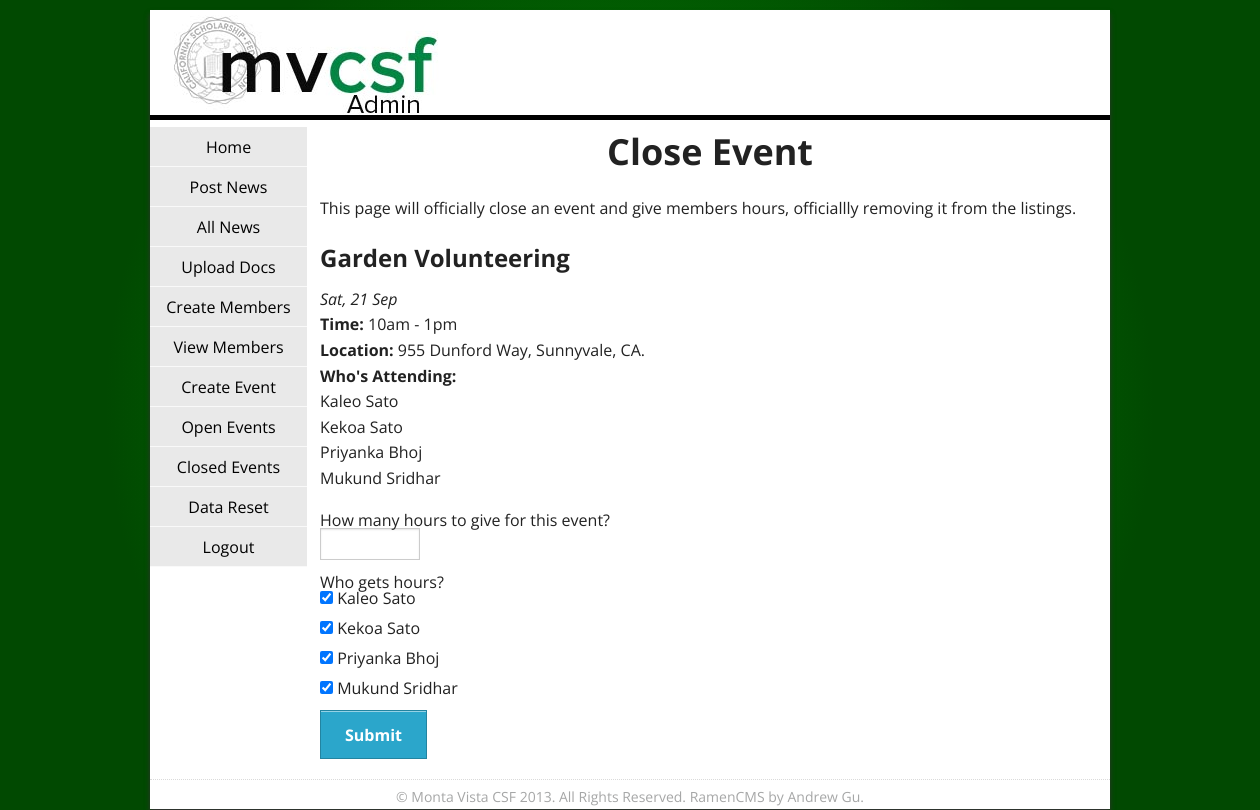
Screenshot of /admin/events_complete.php?id=4 (signed in) with the database file from the repository.
### tables this page shows
CREATE TABLE IF NOT EXISTS `activities` (
  `id` int(11) NOT NULL AUTO_INCREMENT,
  `name` text NOT NULL,
  `date` text NOT NULL,
  `desc` text NOT NULL,
  `users` text NOT NULL,
  `limit` int(11) NOT NULL DEFAULT '0',
  `close` tinyint(1) NOT NULL DEFAULT '0',
  `curr` int(11) NOT NULL DEFAULT '0',
  `complete` int(11) NOT NULL,
  `time` text NOT NULL,
  `location` text NOT NULL,
  PRIMARY KEY (`id`)
);

CREATE TABLE IF NOT EXISTS `user` (
  `studentid` varchar(15) NOT NULL,
  `name` text NOT NULL,
  `lastName` text NOT NULL,
  `email` text NOT NULL,
  `password` text NOT NULL,
  `hours` int(11) NOT NULL DEFAULT '0',
  `grade` int(11) NOT NULL,
  `admin` text NOT NULL,
  `phone` text NOT NULL,
  `image` text NOT NULL,
  PRIMARY KEY (`studentid`)
);

### admin/events_complete.php (the view, shortened to what this page needs)
<?php require_once("../included.php");
?>
<!DOCTYPE html>
<html>
	<head>
		<link rel="stylesheet" href="css/app.css">
		<link rel="stylesheet" href="css/styles.css">
	</head>
	<body>
		<div id="wrapper">
			<div id="banner">
				<img src="img/logo.jpg" />
			</div>
			<div id="content">
				<nav id="sidebar">
					<?php require_once("menu.php"); ?>
				</nav>
				<div id="mainContent">
					<h1>Close Event</h1>
					<p>This page will officially close an event and give members hours, officiallly removing it from the listings.</p>
					<?php
						$id = $_REQUEST['id'];
						$query = mysqli_query($conn, "SELECT * FROM  `activities` WHERE `id` = '$id' LIMIT 1");
						$act = mysqli_fetch_array($query) ;
						$index = $act['id'];
						$name = $act['name'];
						$time = $act['time'];
						$location = $act['location'];
						$date = date("D, j M", $act['date']);
						$users = substr($act['users'],1);
						$userarr = explode(",", $users);
						$users = "";
						foreach($userarr as $key=>$value){
							$ur = mysqli_query($conn, "SELECT * FROM `user` WHERE `studentid` = '$value' LIMIT 1");
							$ua = mysqli_fetch_array($ur);
							$firstName = $ua['name'];
							$lastName = $ua['lastName'];
							$fullName = $firstName." ".$lastName;
							$users .= "<br/>".$fullName;
						}
						echo "<div id='closeEvents'>";
						echo "<h2>$name</h2>";
						echo "<p><em>$date</em><br />";
						echo "<b>Time:</b> $time<br/>";
						echo "<b>Location: </b>$location<br/>";
						echo "<b>Who's Attending:</b>$users<br/>";
						echo "</p></div>";
					?>
					<form action="events_complete.php?id=<?= $index ?>" method="post" id="completeEvents">
					How many hours to give for this event?<br/><input name="hours" type="text" id="hours"/>
					<?php
						echo "Who gets hours? <br />";
						$query = mysqli_query($conn, "SELECT * FROM  `activities` WHERE `id` = '$id' LIMIT 1");
						$attNumber = 1;
						while ($row = mysqli_fetch_array($query)) {
							$attendees = substr($row['users'],1);
							$attarr = explode(",", $attendees);
							foreach($attarr as $value){
								$ur = mysqli_query($conn, "SELECT * FROM `user` WHERE `studentid` = '$value' LIMIT 1");
								$ua = mysqli_fetch_array($ur);
								$attendees = $ua['name']." ".$ua['lastName'];
								echo "<input type='checkbox' name=$attNumber id=$attNumber value='yes' checked /> $attendees";
								echo "<br />";
								$attNumber++;
							}
						}
					?>
					<input type="submit" class="button"/>
					</form>
				</div>
			</div>
			<footer>
				&copy; Monta Vista CSF 2013. All Rights Reserved. RamenCMS by Andrew Gu.
			</footer>
		</div>
	</body>
</html>

### admin/css/styles.css (style rules this page uses)
html, body { height: 100%; font-family: 'Open Sans', sans-serif; }
body { background: -webkit-gradient(radial, circle, 0, circle, 70, color-stop(0%, #039503), color-stop(70%, #014901)); background: -webkit-radial-gradient(circle, #039503 0%, #014901 70%); background: -moz-radial-gradient(circle, #039503 0%, #014901 70%); background: -o-radial-gradient(circle, #039503 0%, #014901 70%); background: radial-gradient(circle, #039503 0%, #014901 70%); background-repeat: no-repeat; background-attachment: fixed; }
div#wrapper { width: 960px; margin: 0 auto; margin-top: 10px; background-color: #fff; -webkit-box-shadow: 0px 4px 5px #323232; -moz-box-shadow: 0px 4px 5px #323232; box-shadow: 0px 4px 5px #323232; }
div#banner { width: 960px; height: 110px; padding-top: 5px; border-bottom: 5px solid #000; }
div#banner img { float: left; }
div#content { height: 100%; min-height: 440px; }
#sidebar { width: 157px; float: left; height: 440px; display: inline; }
div#mainContent { width: 100%; padding-left: 170px; padding-right: 10px; }
div#mainContent h1 { text-align: center; font-size: 36px; }
div#mainContent form { width: 700px; margin: 0 auto; }
div#mainContent div#closeEvents h2 { font-size: 24px; font-weight: bold; }
div#mainContent div#closeEvents p { font-size: 16px; }
div#mainContent #completeEvents { width: 960px; }
div#mainContent #completeEvents #hours { width: 100px; }
footer { padding-top: 10px; border-top: 1px dotted #dadada; height: 30px; color: #a6a7a7; font-size: 14px; text-align: center; }

### rows the page displays
activities: name "Garden Volunteering", date "Sat, 21 Sep", time "10am - 1pm", location "955 Dunford Way, Sunnyvale, CA."
user: fullName "Kaleo Sato", attendees "Kaleo Sato"
user: fullName "Kekoa Sato", attendees "Kekoa Sato"
user: fullName "Priyanka Bhoj", attendees "Priyanka Bhoj"
user: fullName "Mukund Sridhar", attendees "Mukund Sridhar"
